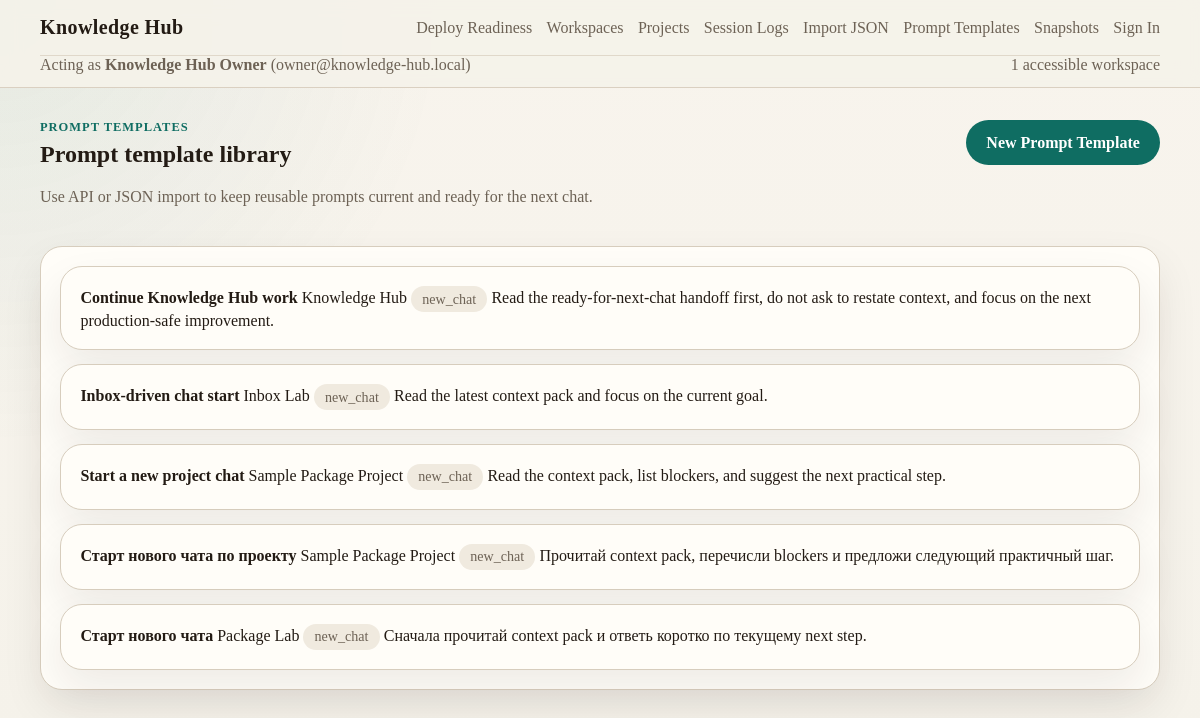
The app's page /prompt-templates/ with its own data.
### src/knowledge_hub/models.py (models this page shows)
class TimestampMixin(CreatedAtMixin):
    updated_at: Mapped[DateTime] = mapped_column(
        DateTime(timezone=True),
        server_default=func.now(),
        onupdate=func.now(),
        nullable=False,
    )

class User(Base, TimestampMixin):
    __tablename__ = "users"
    id: Mapped[int] = mapped_column(primary_key=True)
    email: Mapped[str] = mapped_column(String(255), unique=True, index=True, nullable=False)
    display_name: Mapped[str] = mapped_column(String(200), nullable=False)
    status: Mapped[str] = mapped_column(String(50), nullable=False, default="active")
    memberships: Mapped[list["WorkspaceMembership"]] = relationship(
        back_populates="user",
        cascade="all, delete-orphan",
    )
    login_tokens: Mapped[list["LoginToken"]] = relationship(
        back_populates="user",
        cascade="all, delete-orphan",
    )

class PromptTemplate(Base, TimestampMixin):
    __tablename__ = "prompt_templates"
    id: Mapped[int] = mapped_column(primary_key=True)
    project_id: Mapped[int] = mapped_column(ForeignKey("projects.id"), nullable=False, index=True)
    type: Mapped[str] = mapped_column(String(32), nullable=False, default="other")
    title: Mapped[str] = mapped_column(String(200), nullable=False)
    content: Mapped[str] = mapped_column(Text, nullable=False)
    project: Mapped["Project"] = relationship(back_populates="prompt_templates")

class Project(Base, TimestampMixin):
    __tablename__ = "projects"
    id: Mapped[int] = mapped_column(primary_key=True)
    workspace_id: Mapped[int | None] = mapped_column(ForeignKey("workspaces.id"), index=True)
    slug: Mapped[str] = mapped_column(String(120), unique=True, index=True, nullable=False)
    name: Mapped[str] = mapped_column(String(200), nullable=False)
    description: Mapped[str | None] = mapped_column(Text)
    stack: Mapped[str | None] = mapped_column(Text)
    status: Mapped[str] = mapped_column(String(50), nullable=False, default="active")
    current_goal: Mapped[str | None] = mapped_column(Text)
    rules: Mapped[str | None] = mapped_column(Text)
    workspace: Mapped["Workspace | None"] = relationship(back_populates="projects")
    session_logs: Mapped[list["SessionLog"]] = relationship(
        back_populates="project",
        cascade="all, delete-orphan",
    )
    prompt_templates: Mapped[list["PromptTemplate"]] = relationship(
        back_populates="project",
        cascade="all, delete-orphan",
    )
    snapshots: Mapped[list["Snapshot"]] = relationship(
        back_populates="project",
        cascade="all, delete-orphan",
    )
    automation_events: Mapped[list["AutomationEvent"]] = relationship(
        back_populates="project",
        cascade="all, delete-orphan",
    )

### src/knowledge_hub/blueprints/prompt_templates.py (the view, shortened to what this page needs)
@bp.get("/")
def index():
    session = get_session()
    project_slug = request.args.get("project", "").strip()
    project = None
    statement = (
        select(PromptTemplate)
        .join(Project, PromptTemplate.project_id == Project.id)
        .where(Project.workspace_id.in_(sorted(getattr(g, "accessible_workspace_ids", set()))))
        .order_by(PromptTemplate.updated_at.desc())
    )
    templates = session.scalars(statement.limit(50)).all()
    return render_template(
        "prompt_templates/index.html",
        page_title="Prompt Templates",
        templates=templates,
        project=project,
        project_slug=project_slug,
    )

### src/knowledge_hub/db.py (called while the page is built)
def init_db(app: Flask) -> Engine:
    database_url = app.config["DATABASE_URL"]
    connect_args = {"check_same_thread": False} if database_url.startswith("sqlite") else {}
    engine = create_engine(database_url, connect_args=connect_args)
    SessionLocal.configure(bind=engine)
    app.extensions["knowledge_hub_engine"] = engine
    @app.teardown_appcontext
    def remove_session(_exception=None) -> None:
        SessionLocal.remove()
    return engine

def get_session():
    return SessionLocal()

### src/knowledge_hub/services/access.py (called while the page is built, shortened)
def resolve_request_actor(
    db_session: Session,
    config,
    request: Request,
) -> tuple[User | None, str]:
    actor = ensure_default_owner(db_session, config, commit=False)
    if actor_override_enabled(config):
        requested_email = extract_requested_actor_email(request)
    session_actor = resolve_session_actor(db_session)
    if session_actor is not None:
        return session_actor, "session"
    if auth_required(config):
        return None, "anonymous"
    return actor, "default_owner"

def actor_override_enabled(config) -> bool:
    env_name = str(config.get("ENV_NAME", "development")).strip().lower()
    if env_name == "production":
        return False
    return bool(config.get("DEV_ACTOR_OVERRIDE_ENABLED", True))

def auth_required(config) -> bool:
    return bool(config.get("AUTH_REQUIRED", False))

def extract_requested_actor_email(request: Request) -> str | None:
    for value in (
        request.headers.get(DEV_ACTOR_EMAIL_HEADER),
        request.args.get(DEV_ACTOR_QUERY_PARAM),
        request.form.get(DEV_ACTOR_QUERY_PARAM),
        request.cookies.get(DEV_ACTOR_COOKIE),
    ):
        cleaned = str(value or "").strip()
        if cleaned:
            return cleaned
    return None

def should_clear_actor_override(request: Request) -> bool:
    value = request.args.get(DEV_ACTOR_CLEAR_PARAM) or request.form.get(DEV_ACTOR_CLEAR_PARAM)
    if value is None:
        return False
    return str(value).strip().lower() in {"1", "true", "yes", "on"}

def list_accessible_workspace_ids(db_session: Session, actor: User) -> list[int]:
    return db_session.scalars(
        select(WorkspaceMembership.workspace_id)
        .where(
            WorkspaceMembership.user_id == actor.id,
            WorkspaceMembership.status == "active",
        )
        .order_by(WorkspaceMembership.workspace_id.asc())
    ).all()

### src/knowledge_hub/services/ownership.py (called while the page is built)
def _config_value(config, key: str, fallback):
    if config is None:
        return fallback
    return config.get(key, fallback)

### src/knowledge_hub/templates/prompt_templates/index.html
{% extends "base.html" %}
{% block content %}
<section class="section-header">
    <div>
        <p class="eyebrow">Prompt Templates</p>
        <h1>{% if project %}Prompt templates for {{ project.name }}{% else %}Prompt template library{% endif %}</h1>
        <p class="lead">Use API or JSON import to keep reusable prompts current and ready for the next chat.</p>
    </div>
    <a class="button button-primary" href="{{ url_for('prompt_templates.create', project=project_slug) }}">New Prompt Template</a>
</section>
<section class="panel">
    {% if templates %}
        <div class="item-list">
            {% for item in templates %}
                <div class="item-card">
                    <strong>{{ item.title }}</strong>
                    <span>{{ item.project.name }}</span>
                    <span class="pill">{{ item.type }}</span>
                    <span>{{ item.content[:220] }}{% if item.content|length > 220 %}...{% endif %}</span>
                </div>
            {% endfor %}
        </div>
    {% else %}
        <div class="empty-state">
            <h2>No prompt templates yet</h2>
            <p>Import a prompt template and it can flow straight into future context packs.</p>
        </div>
    {% endif %}
</section>
{% endblock %}

### src/knowledge_hub/templates/base.html (shortened to what this page needs)
<!doctype html>
<html lang="en">
<head>
    <link rel="stylesheet" href="{{ url_for('static', filename='site.css') }}">
</head>
<body>
    <header class="site-header">
        <div class="header-inner">
            <a class="brand" href="{{ url_for('main.home') }}">Knowledge Hub</a>
            <nav class="main-nav">
                {% if current_actor or not auth_required %}
                    <a href="{{ url_for('main.deploy_readiness') }}">Deploy Readiness</a>
                    <a href="{{ url_for('workspaces.index') }}">Workspaces</a>
                    <a href="{{ url_for('projects.index') }}">Projects</a>
                    <a href="{{ url_for('session_logs.index') }}">Session Logs</a>
                    <a href="{{ url_for('session_logs.create') }}">Import JSON</a>
                    <a href="{{ url_for('prompt_templates.index') }}">Prompt Templates</a>
                    <a href="{{ url_for('snapshots.index') }}">Snapshots</a>
                {% endif %}
                {% if current_actor_source == "session" %}
                    <form method="post" action="{{ url_for('auth.logout') }}" class="inline-form">
                        <button class="nav-button" type="submit">Sign Out</button>
                    </form>
                {% else %}
                    <a href="{{ url_for('auth.login', next=request.path if auth_required else None) }}">Sign In</a>
                {% endif %}
            </nav>
        </div>
        {% if current_actor %}
            <div class="header-inner actor-bar">
                <div class="muted">
                    Acting as <strong>{{ current_actor.display_name }}</strong> ({{ current_actor.email }})
                </div>
                <div class="muted">
                    {{ accessible_workspaces | length }} accessible workspace{{ "" if accessible_workspaces | length == 1 else "s" }}
                </div>
            </div>
        {% elif auth_required %}
            <div class="header-inner actor-bar">
                <div class="muted">
                    Private mode is enabled. Sign in to access your workspace data.
                </div>
            </div>
        {% endif %}
    </header>
    <main class="page-shell">
        {% block content %}{% endblock %}
    </main>
</body>
</html>

### records on screen
User: display_name "Knowledge Hub Owner", email "owner@knowledge-hub.local"
PromptTemplate: title "Continue Knowledge Hub work", project.name "Knowledge Hub", type "new_chat", content "Read the ready-for-next-chat handoff first, do not ask to restate context, and focus on the next production-safe improvement."
PromptTemplate: title "Inbox-driven chat start", project.name "Inbox Lab", type "new_chat", content "Read the latest context pack and focus on the current goal."
PromptTemplate: title "Start a new project chat", project.name "Sample Package Project", type "new_chat", content "Read the context pack, list blockers, and suggest the next practical step."
PromptTemplate: title "Старт нового чата по проекту", project.name "Sample Package Project", type "new_chat", content "Прочитай context pack, перечисли blockers и предложи следующий практичный шаг."
PromptTemplate: title "Старт нового чата", project.name "Package Lab", type "new_chat", content "Сначала прочитай context pack и ответь коротко по текущему next step."

### other values on screen
{{ accessible_workspaces | length }} "1"
